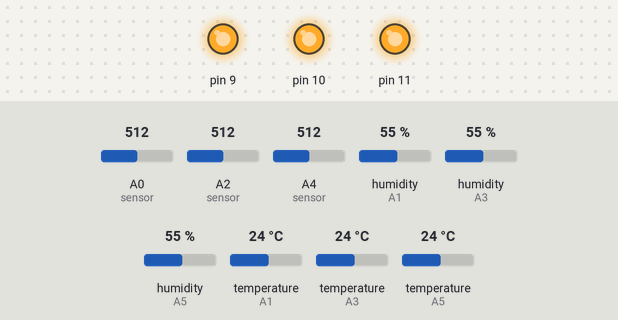
A sketch run on a simulated Arduino Uno, built with avr-gcc and run on an emulated ATmega328P. On the bench: output pins drawn as LEDs (lit = HIGH). The inputs (shaded band) are chosen by the test bench; at power-on: A0 (sensor) = 512, A2 (sensor) = 512, A4 (sensor) = 512, humidity (sensors on A1, A3, A5) 55 %, temperature (sensors on A1, A3, A5) 24 °C. What the sketch prints to the serial monitor is not drawn.

Above: at 0.1 s.
Timing chart, 0 to 1.6 s (numbered marks = the images above):
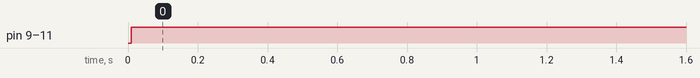

Measured:
- by itself, pin 9–11: LOW → HIGH at 0.01 s

The sketch:

3D_tank_Datalogger_02.ino
```cpp
// Figaro TGS 2611 to calculate Ro
// DHT humidity/temperature sensors
// Written by Ana MC Ilie


#include "DHT.h"

#define DHTPINB A1
#define DHTPIND A3
#define DHTPINF A5

#define DHTTYPEB DHT11
#define DHTTYPED DHT11
#define DHTTYPEF DHT11

// Initialize DHT sensor for normal 16mhz Arduino

DHT dhtb(DHTPINB, DHTTYPEB);
DHT dhtd(DHTPIND, DHTTYPED);
DHT dhtf(DHTPINF, DHTTYPEF);

void setup() {

  Serial.begin(9600);
  pinMode(11, OUTPUT);
  pinMode(10, OUTPUT);
  pinMode(9, OUTPUT);

  Serial.begin(9600);
  dhtb.begin();
  dhtd.begin();
  dhtf.begin();

Serial.println(",R0a,R0c,R0e,RSa,RSc,RSe,RSf,Va,Vc,Ve,RHb,Tb,RHd,Td,RHf,Tf,Datalogger_2");


}

void loop() {

 // digital pins for the Voltage heater VH 5 voltage

  digitalWrite(11, HIGH);   // sets the digital 11 ON

  digitalWrite(10, HIGH);   // sets the digital 10 ON

  digitalWrite(9, HIGH);   // sets the digital 9 ON


// read Ro for a analog A0

   float sensor_volta;               //Define variable for sensor voltage
  float RS_aira;                    //Define variable for sensor resistance
  float R0a;                       //Define variable for R0
  float sensorValuea;              //Define variable for analog readings
  for(int x = 0 ; x < 500 ; x++)  //Start for loop
  {
    sensorValuea = sensorValuea + analogRead(A0); //Add analog values of sensor 500 times
  }
  sensorValuea = sensorValuea/500.0;              //Take average of readings
  sensor_volta = analogRead(A0)*(5.0/1023.0);       //Convert average to voltage

  RS_aira = ((5.0*10)/sensor_volta)-10;       //Calculate RS in fresh air Rs = ((Vc * Rl)/sensorVolt))-Rl

  // RS_air = ((5.0-sensor_volt)/sensor_volt);       //Calculate RS in fresh air omit the Rl
  R0a = RS_aira/14.51;


// read Ro for sensor c in analog A2

   float sensor_voltc;               //Define variable for sensor voltage
  float RS_airc;                    //Define variable for sensor resistance
  float R0c;                       //Define variable for R0
  float sensorValuec;              //Define variable for analog readings
  for(int x = 0 ; x < 500 ; x++)  //Start for loop
  {
    sensorValuec = sensorValuec + analogRead(A2); //Add analog values of sensor 500 times
  }
  sensorValuec = sensorValuec/500.0;              //Take average of readings
  sensor_voltc = analogRead(A2)*(5.0/1023.0);       //Convert average to voltage

  RS_airc = ((5.0*10)/sensor_voltc)-10;       //Calculate RS in fresh air Rs = ((Vc * Rl)/sensorVolt))-Rl

  // RS_air = ((5.0-sensor_volt)/sensor_volt);       //Calculate RS in fresh air omit the Rl
  R0c = RS_airc/14.51;


  // read Ro for sensor e in analog A4

   float sensor_volte;               //Define variable for sensor voltage
  float RS_aire;                    //Define variable for sensor resistance
  float R0e;                       //Define variable for R0
 float sensorValuee;              //Define variable for analog readings
  for(int x = 0 ; x < 500 ; x++)  //Start for loop
  {
    sensorValuee = sensorValuee + analogRead(A4); //Add analog values of sensor 500 times
  }
  sensorValuee = sensorValuee/500.0;              //Take average of readings
  sensor_volte = analogRead(A4)*(5.0/1023.0);       //Convert average to voltage

  RS_aire = ((5.0*10)/sensor_volte)-10;       //Calculate RS in fresh air Rs = ((Vc * Rl)/sensorVolt))-Rl

  // RS_air = ((5.0-sensor_volt)/sensor_volt);       //Calculate RS in fresh air omit the Rl
  R0e = RS_aire/14.51;


 // Wait a few seconds between measurements.
  delay(600);


  // Reading temperature or humidity takes about 250 milliseconds!
  // Sensor readings may also be up to 2 seconds
  // Read temperature as Celsius

  float hb = dhtb.readHumidity();
  float tb = dhtb.readTemperature();
  float hd = dhtd.readHumidity();
  float td = dhtd.readTemperature();
  float hf = dhtf.readHumidity();
  float tf = dhtf.readTemperature();


  //print out the values


  Serial.print(",");
  Serial.print(R0a);
  Serial.print(",");
  Serial.print(R0c);
  Serial.print(",");
  Serial.print(R0e);
  Serial.print(",");
  Serial.print(RS_aira);
  Serial.print(",");
  Serial.print(RS_airc);
  Serial.print(",");
  Serial.print(RS_aire);
  Serial.print(",");
  Serial.print(sensor_volta);
  Serial.print(",");
  Serial.print(sensor_voltc);
  Serial.print(",");
  Serial.print(sensor_volte);
  Serial.print(",");
  Serial.print(hb);
  Serial.print(",");
  Serial.print(tb);
  Serial.print(",");
  Serial.print(hd);
  Serial.print(",");
  Serial.print(td);
  Serial.print(",");
  Serial.print(hf);
  Serial.print(",");
  Serial.print(tf);
  Serial.println(",");

  delay(1000);                                  //Wait 1 second

}
```
